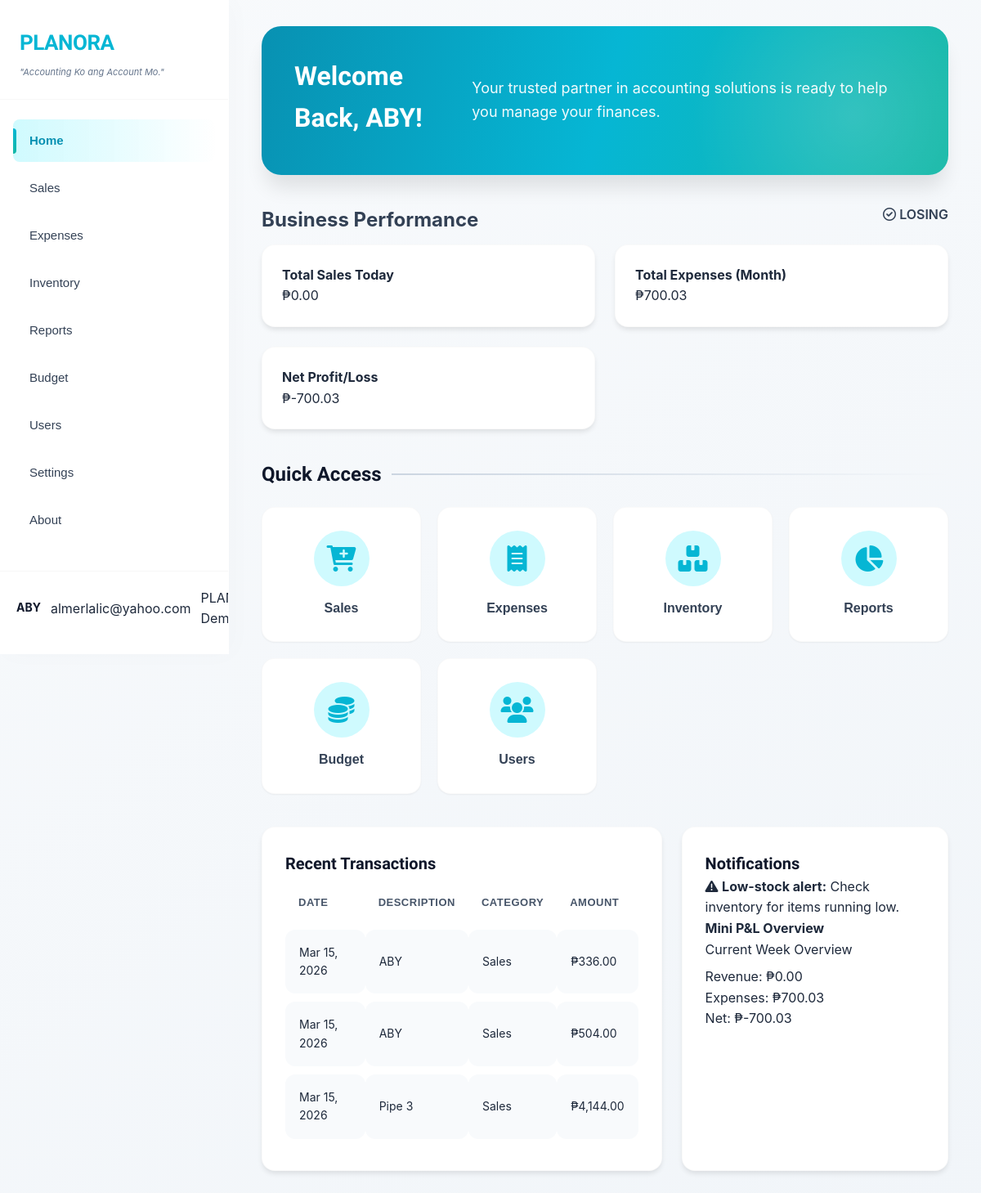
The app's page /dashboard.php (signed in) with its own data.
### tables this page shows
CREATE TABLE `sales` (
  `id` int(11) NOT NULL,
  `order_group_id` varchar(50) DEFAULT NULL,
  `order_date` datetime DEFAULT NULL,
  `receipt_no` varchar(50) DEFAULT NULL,
  `product_id` int(11) DEFAULT NULL,
  `quantity` int(11) NOT NULL,
  `unit_price` decimal(10,2) DEFAULT NULL,
  `tax` decimal(10,2) DEFAULT NULL,
  `total_amount` decimal(10,2) DEFAULT NULL,
  `customer_name` varchar(255) DEFAULT 'Walk-in Customer',
  `payment_method` varchar(50) DEFAULT 'cash',
  `notes` text DEFAULT NULL,
  `sale_date` date DEFAULT NULL,
  `created_by` int(11) DEFAULT NULL,
  `created_at` timestamp NOT NULL DEFAULT current_timestamp()
);

CREATE TABLE `products` (
  `id` int(11) NOT NULL,
  `product_name` varchar(255) NOT NULL,
  `category` varchar(100) DEFAULT NULL,
  `stock_quantity` int(11) DEFAULT 0,
  `cost_price` decimal(10,2) DEFAULT NULL,
  `selling_price` decimal(10,2) DEFAULT NULL,
  `sku` varchar(50) DEFAULT NULL,
  `barcode` varchar(50) DEFAULT NULL,
  `location` varchar(100) DEFAULT NULL,
  `reorder_level` int(11) DEFAULT 5,
  `description` text DEFAULT NULL,
  `created_by` int(11) DEFAULT NULL,
  `created_at` timestamp NOT NULL DEFAULT current_timestamp()
);

### dashboard.php (the view, shortened to what this page needs)
<?php
require_once 'config/database.php';
$stmt = $pdo->prepare("SELECT COALESCE(SUM(total_amount), 0) as total FROM sales WHERE sale_date = CURDATE()");
$stmt->execute();
$today_sales = $stmt->fetch()['total'];
$stmt = $pdo->prepare("SELECT COALESCE(SUM(total_amount), 0) as total FROM sales WHERE WEEK(sale_date) = WEEK(CURDATE())");
$stmt->execute();
$week_sales = $stmt->fetch()['total'];
$stmt = $pdo->prepare("
    SELECT s.*, p.product_name
    FROM sales s
    JOIN products p ON s.product_id = p.id
    ORDER BY s.sale_date DESC
    LIMIT 5
");
$stmt->execute();
$recent_sales = $stmt->fetchAll();
$stmt = $pdo->prepare("SELECT COALESCE(SUM(amount), 0) as total FROM expenses WHERE MONTH(expense_date) = MONTH(CURDATE()) AND YEAR(expense_date) = YEAR(CURDATE())");
$stmt->execute();
$month_expenses = $stmt->fetch()['total'];
$net_profit = $week_sales - $month_expenses;
$profit_status = $net_profit > 0 ? 'PROFITABLE' : ($net_profit < 0 ? 'LOSING' : 'BREAK-EVEN');
$status_color = $net_profit > 0 ? 'profitable' : ($net_profit < 0 ? 'losing' : 'breakeven');
?>
<!DOCTYPE html>
<html lang="en">
<head>
    <link rel="stylesheet" href="https://cdnjs.cloudflare.com/ajax/libs/font-awesome/6.0.0/css/all.min.css">
    <link rel="stylesheet" href="style.css">
</head>
<body>
    <div class="container">
        <aside class="sidebar">
            <div class="logo-section">
                <h1>PLANORA</h1>
                <p class="tagline">"Accounting Ko ang Account Mo."</p>
            </div>
            <nav class="nav-menu">
                <a href="dashboard.php" class="nav-item active">Home</a>
                <a href="sales.php" class="nav-item">Sales</a>
                <a href="expenses.php" class="nav-item">Expenses</a>
                <a href="inventory.php" class="nav-item">Inventory</a>
                <a href="reports.php" class="nav-item">Reports</a>
                <a href="budget.php" class="nav-item">Budget</a>
                <a href="users.php" class="nav-item">Users</a>
                <a href="settings.php" class="nav-item">Settings</a>
                <a href="about.php" class="nav-item">About</a>
            </nav>
            <div class="user-info">
                <p class="user-name"><?php echo $_SESSION['user_name']; ?></p>
                <p class="user-email"><?php echo $_SESSION['user_email'] ?? '123@gmail.com'; ?></p>
                <p class="demo-text">PLANORA Demo</p>
            </div>
        </aside>
        <main class="main-content">
            <div class="welcome-banner">
                <h2>Welcome Back, <?php echo $_SESSION['user_name']; ?>!</h2>
                <p>Your trusted partner in accounting solutions is ready to help you manage your finances.</p>
            </div>
            <div class="performance-header">
                <h2>Business Performance</h2>
                <span class="indicator-badge <?php echo $status_color; ?>">
                    <i class="fa-regular fa-circle-check"></i>
                    <?php echo $profit_status; ?>
                </span>
            </div>
            <div class="stats-grid">
                <div class="stat-card">
                    <h4>Total Sales Today</h4>
                    <div class="value">₱<?php echo number_format($today_sales, 2); ?></div>
                </div>
                <div class="stat-card">
                    <h4>Total Expenses (Month)</h4>
                    <div class="value">₱<?php echo number_format($month_expenses, 2); ?></div>
                </div>
                <div class="stat-card profit-card">
                    <h4>Net Profit/Loss</h4>
                    <div class="value">₱<?php echo number_format($net_profit, 2); ?></div>
                </div>
            </div>
            <h3 class="section-title">Quick Access</h3>
            <div class="feature-grid">
                <a href="sales.php" class="feature-card">
                    <i class="fa-solid fa-cart-plus"></i>
                    <span>Sales</span>
                </a>
                <a href="expenses.php" class="feature-card">
                    <i class="fa-solid fa-receipt"></i>
                    <span>Expenses</span>
                </a>
                <a href="inventory.php" class="feature-card">
                    <i class="fa-solid fa-boxes-stacked"></i>
                    <span>Inventory</span>
                </a>
                <a href="reports.php" class="feature-card">
                    <i class="fa-solid fa-chart-pie"></i>
                    <span>Reports</span>
                </a>
                <a href="budget.php" class="feature-card">
                    <i class="fa-solid fa-coins"></i>
                    <span>Budget</span>
                </a>
                <a href="users.php" class="feature-card">
                    <i class="fa-solid fa-users"></i>
                    <span>Users</span>
                </a>
            </div>
            <div class="dashboard-row">
                <div class="content-card">
                    <h3>Recent Transactions</h3>
                    <table class="data-table">
                        <thead>
                            <tr>
                                <th>Date</th>
                                <th>Description</th>
                                <th>Category</th>
                                <th>Amount</th>
                            </tr>
                        </thead>
                        <tbody>
                            <?php foreach ($recent_sales as $sale): ?>
                            <tr>
                                <td><?php echo date('M j, Y', strtotime($sale['sale_date'])); ?></td>
                                <td><?php echo htmlspecialchars($sale['product_name']); ?></td>
                                <td>Sales</td>
                                <td>₱<?php echo number_format($sale['total_amount'], 2); ?></td>
                            </tr>
                            <?php endforeach; ?>
                        </tbody>
                    </table>
                </div>
                <div class="content-card">
                    <h3>Notifications</h3>
                    <div class="alert-panel warning">
                        <i class="fa-solid fa-triangle-exclamation"></i>
                        <span><strong>Low-stock alert:</strong> Check inventory for items running low.</span>
                    </div>
                    <div class="mini-pnl">
                        <h4>Mini P&L Overview</h4>
                        <p>Current Week Overview</p>
                        <div class="pnl-summary">
                            <div>Revenue: ₱<?php echo number_format($week_sales, 2); ?></div>
                            <div>Expenses: ₱<?php echo number_format($month_expenses, 2); ?></div>
                            <div class="<?php echo $status_color; ?>">Net: ₱<?php echo number_format($net_profit, 2); ?></div>
                        </div>
                    </div>
                </div>
            </div>
        </main>
    </div>
</body>
</html>

### records on screen
sales: sale_date "Mar 15, 2026", product.product_name "ABY", total_amount "336.00"
sales: sale_date "Mar 15, 2026", product.product_name "ABY", total_amount "504.00"
sales: sale_date "Mar 15, 2026", product.product_name "Pipe 3", total_amount "4,144.00"

### other values on screen
$_SESSION['user_name'] "ABY"
$_SESSION['user_email'] "almerlalic@yahoo.com"
$profit_status "LOSING"
$today_sales "0.00"
$month_expenses "700.03"
$net_profit "-700.03"
$week_sales "0.00"
